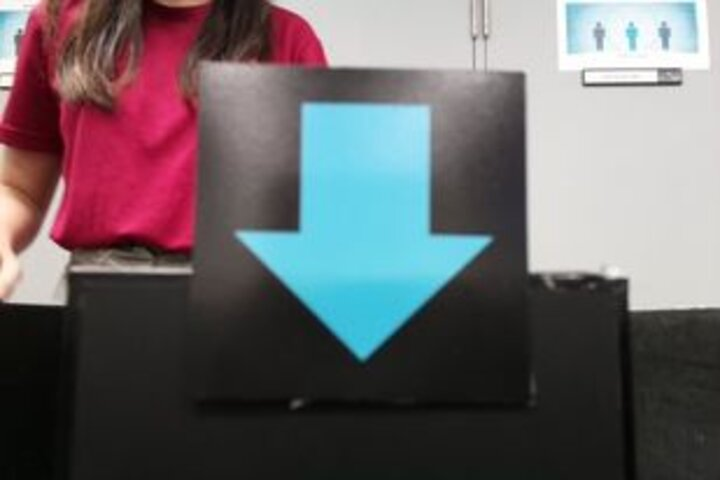
#> input picture image_recognition/image_procedure/clientImg/imgSample.jpg, 720 x 480 px, given in place of the camera
$ python Train.py
#> lines starting #> are read from the running program, lines starting #| are printed output that depends on the picture; after the words box and inside, x2 and y2 are one past the last pixel; in counts of white or black regions, pixels touching at a corner belong together
#> further down, frame is the input picture: shape (480, 720, 3); mean B, G, R 104.2, 100.4, 106.6
import cv2 as cv
import numpy as np
import sys

class Train:
    #empty construtor
    def __init__(self):
        #Constants
        self.DW = "Display Window"
        self.BLUE = 1
        self.GREEN = 2
        self.RED = 3
        self.WHITE = 4
        self.YELLOW = 5
        #empty variables
        self.bgr_img =None
        self.im_gray = None
        self.equalised_img=None
        #self.thresh_img =None
        self.segmented_img = None
        self.image_after_detection = None

        # masks for eachh colour: Blue, Green, Red, White, Yellow
        #masks for blue
        #self.lower_blue = np.array([60,50,38])
        #self.upper_blue = np.array([120,20,255])

        self.lower_blue = np.array([90,50,50])
        self.upper_blue = np.array([110,255,255])
        #masks for Green
        #cant detect the lower green values ,need make mask more accurate
        self.lower_green = np.array([40,40,40])
        self.upper_green = np.array([80,255,255])

        #masks for Red
        #red is separated into 2 channels
        self.lower_red_1 = np.array([0,40,80])
        self.upper_red_1 = np.array([5,255,255])
        self.lower_red_2 = np.array([170,140,80])
        self.upper_red_2 = np.array([180,255,255])

        #Mask for White
        self.lower_white = np.array([0,0,70])
        self.upper_white = np.array([255,255,255])
        #Mask for Yellow
        self.lower_yellow = np.array([20,50,100])
        self.upper_yellow = np.array([30,255,255])
        print("load finished")

    def input_image(self, bgr_image):
        self.bgr_img = bgr_image

    # https://docs.opencv.org/master/df/d9d/tutorial_py_colorspaces.html
    # convert to hsv format for easier segmentation
    #segmentation of colours
    #maybe apply gaussian blur before segmetnations
    def segment_image_by_colour(self,colour):
        #convert from bgr format to hsv format
#> called with colour = 1
        img_hsv = cv.cvtColor(self.bgr_img.copy(),cv.COLOR_BGR2HSV)
#> img_hsv: shape (480, 720, 3); mean H, S, V 56.5, 58.6, 119.8
        #make a mask of array[0,1,...]and apply colour mask by comparing bitwise to actual image
        if colour == self.BLUE:
            mask = cv.inRange(img_hsv,self.lower_blue,self.upper_blue)
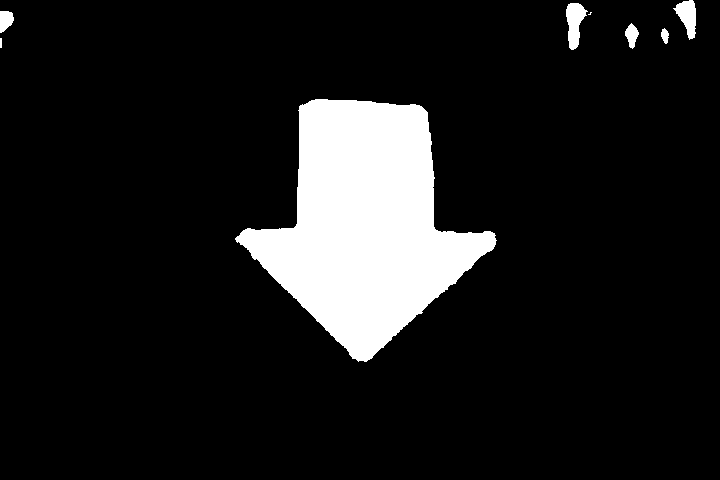
#> mask: shape (480, 720); 11% white; 8 white regions (1 under 20 px)
            self.colour = "BLUE"
        elif colour == self.GREEN:
            mask = cv.inRange(img_hsv,self.lower_green,self.upper_green)
            self.colour = "GREEN"
        elif colour == self.RED:
            mask1 = cv.inRange(img_hsv,self.lower_red_1,self.upper_red_1)
            mask2 = cv.inRange(img_hsv,self.lower_red_2,self.upper_red_2)
            mask = mask1+mask2
            self.colour = "RED"
        elif colour == self.WHITE:
            mask = cv.inRange(img_hsv,self.lower_white,self.upper_white)
            self.colour = "WHITE"
        elif colour == self.YELLOW:
            mask = cv.inRange(img_hsv,self.lower_yellow,self.upper_yellow)
            self.colour = "YELLOW"
        else:
            print("Colour not in list. Add a valid colour")

        # apply mask to filter out colour
        self.segmented_img = cv.bitwise_and(self.bgr_img.copy(),self.bgr_img.copy(),mask=mask)

        return self.segmented_img

    def detect_object(self):
        #convert blue segmented image to grayscale
        self.segmented_img = cv.cvtColor(self.segmented_img.copy(),cv.COLOR_HSV2BGR)
        self.im_gray = cv.cvtColor(self.segmented_img.copy(),cv.COLOR_BGR2GRAY)

        #histogram equalise the image to make the contours more easy for processing
        self.equalised_img = cv.equalizeHist(self.im_gray.copy())

        #apply a threshhold to eliminate noise. img will be converted go grayscale
        #(100,100,100) is gotten from tuning on the first blue down image
        #_,self.thresh_img = cv.threshold(self.equalised_img.copy(),100,100,100)
        #Find all the contours of the grayscale images
        contours,hierarchy = cv.findContours(self.equalised_img.copy(),cv.RETR_TREE,cv.CHAIN_APPROX_SIMPLE)
#> contours = 9 contours, 3 with area under 20; largest, box (x1, y1, x2, y2) and area: (235, 99, 497, 362) 35774, (566, 3, 588, 50) 560, (673, 0, 696, 40) 478, (0, 11, 14, 33) 202, (625, 23, 639, 49) 190, (661, 28, 669, 44) 70

        # Find the contour with the maximum area/ length
        max_contour_area=-1
        max_index=None
        count = 0
        for c in contours:
            if(cv.contourArea(c)> max_contour_area):
                max_index = count
                max_contour_area = cv.contourArea(c)
            count+=1
#> this loop made 9 passes
#> (max_index, max_contour_area) on pass 1: (0, 35773.5)
#> c on pass 3: [[0, 38], [0, 47], [1, 47], [1, 38]]
#> after the loop, count = 9; max_contour_area = 35773.5; max_index = 0
        if max_contour_area == -1:
            print("no Contours found!")
            return

        # draw contour with maximum area on the image
        self.bgr_img = cv.drawContours(self.bgr_img,contours[max_index],-1,(0,0,255),3)

        # draw a bounding box for the contours
        x,y,w,h = cv.boundingRect(contours[max_index])
#> x = 235; y = 99; w = 262; h = 263
        cv.rectangle(
            self.bgr_img,
            (x,y),
            (x+w,y+h),
            (0,255,0),
            2
        )
        cv.putText(
            self.bgr_img,
            self.colour,
            (x,y-10),
            cv.FONT_HERSHEY_SIMPLEX,
            0.9,
            (0,0,255),
            2
        )
        # draw all the contours on the image
        #self.image_after_detection = cv.drawContours(self.image_after_detection,contours,-1,(0,0,255),3)

        # return the maximum contour area image and the image after detection
        return self.bgr_img


cap = cv.VideoCapture(0)
colour_seg = Train()

while True:
    ret,frame = cap.read()
    colour_seg.input_image(frame)
    colour_seg.segment_image_by_colour(colour_seg.BLUE)
    colour_seg.detect_object()
    colour_seg.segment_image_by_colour(colour_seg.GREEN)
#> call 2 of segment_image_by_colour, with colour = 2
#> in segment_image_by_colour (call 2), `img_hsv = cv.cvtColor(self.bgr_img.copy(),cv.COLOR_BGR2HSV)`: img_hsv: shape (480, 720, 3); mean H, S, V 55.9, 61.9, 122.5
#> in segment_image_by_colour (call 2), `mask = cv.inRange(img_hsv,self.lower_green,self.upper_green)`:
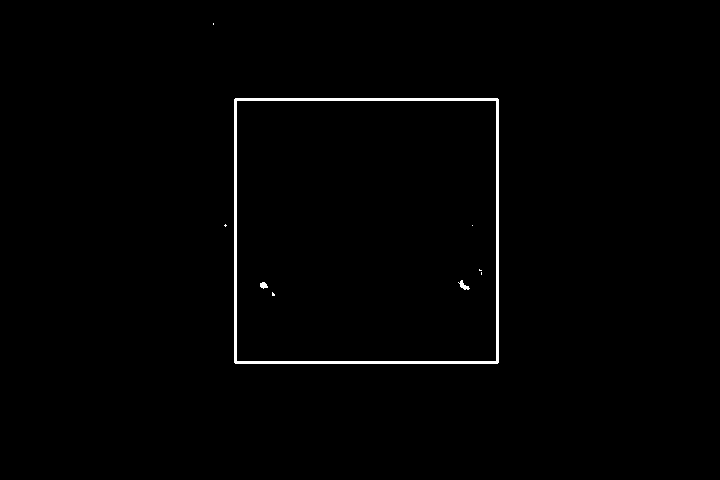
#> mask: shape (480, 720); 0.94% white; 9 white regions (6 under 20 px)
    colour_seg.detect_object()
#> in detect_object (call 2), `contours,hierarchy = cv.findContours(self.equalised_img.copy(),cv.RETR..`: contours = 8 contours, 6 with area under 20; largest, box (x1, y1, x2, y2) and area: (458, 280, 470, 290) 36, (260, 282, 268, 289) 28
#> the loop in detect_object (call 2), `for c in contours:` made 8 passes
#> max_contour_area on passes 2 to 3: 28.5, 36.5
#> c on passes 4 to 8: [[481, 272], [481, 274]], [[479, 269], [479, 270], [481, 270], [480, 270]], [[472, 225]], [[225, 224], [224, 225], [225, 226], [226, 225]], [[213, 23], [213, 24]]
#> in detect_object (call 2), `self.bgr_img = cv.drawContours(self.bgr_img,contours[max_index],-1,(0,..`: self.bgr_img: shape (480, 720, 3); mean B, G, R 102.8, 101.4, 107.3
#> in detect_object (call 2), `cv.rectangle( self.bgr_img, (x,y), (x+w,y+h), (0,255,0), 2 )`: self.bgr_img: shape (480, 720, 3); mean B, G, R 102.8, 101.5, 107.2
#> in detect_object (call 2), `cv.putText( self.bgr_img, self.colour, (x,y-10), cv.FONT_HERSHEY_SIMPL..`: self.bgr_img: shape (480, 720, 3); mean B, G, R 102.6, 101.2, 107.6
    colour_seg.segment_image_by_colour(colour_seg.RED)
#> in segment_image_by_colour (call 3), `img_hsv = cv.cvtColor(self.bgr_img.copy(),cv.COLOR_BGR2HSV)`: img_hsv: shape (480, 720, 3); mean H, S, V 55.8, 62.5, 122.9
#> in segment_image_by_colour (call 3), `mask1 = cv.inRange(img_hsv,self.lower_red_1,self.upper_red_1)`: mask1: shape (480, 720); 2.6% white; 105 white regions (55 under 20 px), largest, box (x1, y1, x2, y2) and area: (56, 0, 140, 106) 1807, (12, 176, 60, 253) 940, (181, 43, 204, 112) 652
#> in segment_image_by_colour (call 3), `mask2 = cv.inRange(img_hsv,self.lower_red_2,self.upper_red_2)`: mask2: shape (480, 720); 8.9% white; 10 white regions (7 under 20 px), largest, box (x1, y1, x2, y2) and area: (0, 0, 212, 251) 27955, (267, 8, 325, 67) 2361, (114, 39, 130, 78) 359
#> in segment_image_by_colour (call 3), `mask = mask1+mask2`: mask: shape (480, 720); 11.4% white; 99 white regions (54 under 20 px)
    colour_seg.detect_object()
#> in detect_object (call 3), `self.equalised_img = cv.equalizeHist(self.im_gray.copy())`:
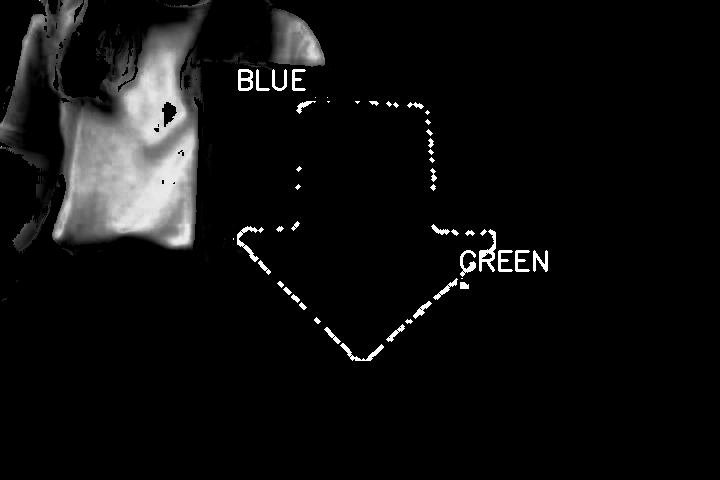
#> self.equalised_img: shape (480, 720); min 0, max 255, mean 14.8
#> in detect_object (call 3), `contours,hierarchy = cv.findContours(self.equalised_img.copy(),cv.RETR..`: contours = 189 contours, 134 with area under 20; largest, box (x1, y1, x2, y2) and area: (0, 0, 213, 251) 31620, (263, 0, 325, 67) 2314, (12, 176, 60, 253) 852, (223, 51, 287, 91) 321, (238, 69, 253, 91) 278
#> the loop in detect_object (call 3), `for c in contours:` made 189 passes
#> max_contour_area on passes 1, 50, 74, 137, 141: 157.5, 266.5, 852.5, 2314, 31620
#> c on passes 2, 3, 5, 6, 8, 9: [[349, 356], [350, 355], [351, 356], [350, 357]], [[350, 355], [351, 354], [352, 355], [351, 356]], [[332, 337], [333, 336], [334, 337], [333, 338]], [[333, 336], [334, 335], [335, 336], [334, 337]], [[388, 337], [389, 336], [390, 337], [389, 338]], [[397, 331], [398, 330], [399, 331], [398, 332]]
#> after the loop in detect_object (call 3), `for c in contours:`: count = 189; max_contour_area = 31620; max_index = 140
#> in detect_object (call 3), `x,y,w,h = cv.boundingRect(contours[max_index])`: x = 0; w = 213; h = 251
    colour_seg.segment_image_by_colour(colour_seg.YELLOW)
#> in segment_image_by_colour (call 4), `img_hsv = cv.cvtColor(self.bgr_img.copy(),cv.COLOR_BGR2HSV)`: img_hsv: shape (480, 720, 3); mean H, S, V 54.3, 65.5, 125.9
#> in segment_image_by_colour (call 4), `mask = cv.inRange(img_hsv,self.lower_yellow,self.upper_yellow)`: mask: shape (480, 720); every value is 0
#> in segment_image_by_colour (call 4), `self.segmented_img = cv.bitwise_and(self.bgr_img.copy(),self.bgr_img.c..`: self.segmented_img: shape (480, 720, 3); every value is 0
    colour_seg.detect_object()
    colour_seg.segment_image_by_colour(colour_seg.WHITE)
#> in segment_image_by_colour (call 5), `mask = cv.inRange(img_hsv,self.lower_white,self.upper_white)`:
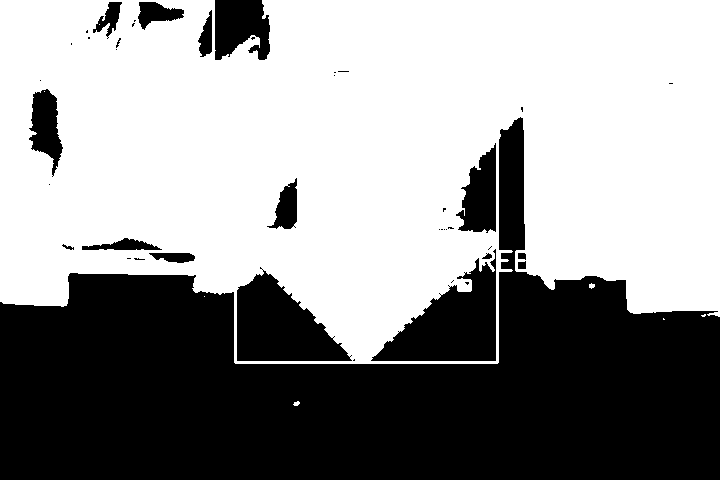
#> mask: shape (480, 720); 58.3% white; 43 black regions (27 under 20 px)
    frame_res = colour_seg.detect_object()
#> in detect_object (call 5), `self.segmented_img = cv.cvtColor(self.segmented_img.copy(),cv.COLOR_HS..`:
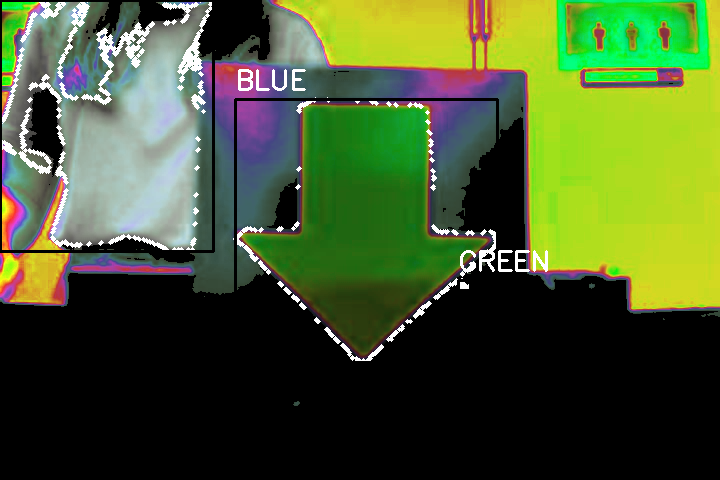
#> self.segmented_img: shape (480, 720, 3); mean B, G, R 45.5, 88.8, 70.7
#> in detect_object (call 5), `self.equalised_img = cv.equalizeHist(self.im_gray.copy())`:
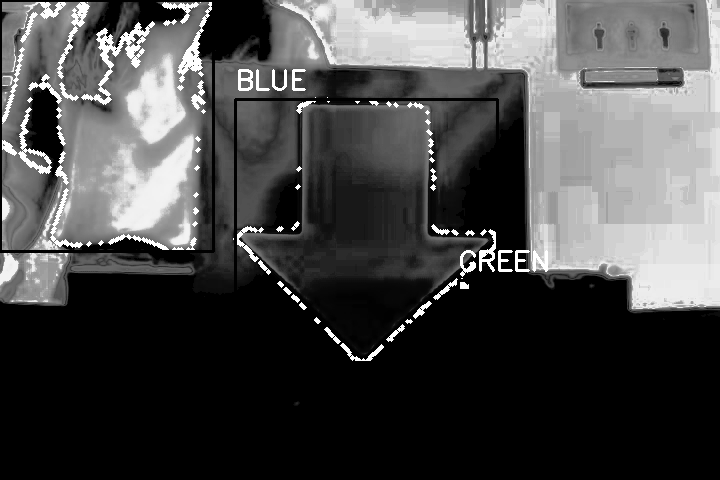
#> self.equalised_img: shape (480, 720); min 0, max 255, mean 73.3
#> in detect_object (call 5), `contours,hierarchy = cv.findContours(self.equalised_img.copy(),cv.RETR..`: contours = 122 contours, 108 with area under 20; largest, box (x1, y1, x2, y2) and area: (0, 0, 720, 317) 95483, (237, 101, 496, 361) 50718, (2, 2, 212, 250) 49371, (28, 88, 64, 177) 1782, (266, 177, 298, 230) 898
#> the loop in detect_object (call 5), `for c in contours:` made 122 passes
#> max_contour_area on passes 7, 9, 15, 112: 41, 104, 50718, 95483
#> c on passes 2, 5, 8, 10, 11, 12: [[663, 318], [663, 319], [664, 319]], [[204, 296]], [[461, 278], [462, 278]], [[141, 249], [143, 249]], [[136, 249]], [[107, 249], [113, 249]]
#> after the loop in detect_object (call 5), `for c in contours:`: count = 122; max_contour_area = 95483; max_index = 111
#> in detect_object (call 5), `x,y,w,h = cv.boundingRect(contours[max_index])`: w = 720; h = 317
#> in detect_object (call 5), `cv.rectangle( self.bgr_img, (x,y), (x+w,y+h), (0,255,0), 2 )`:
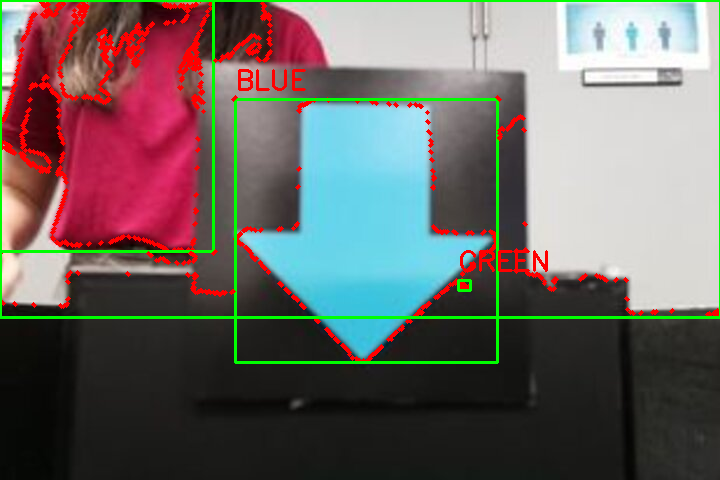
#> self.bgr_img: shape (480, 720, 3); mean B, G, R 99.2, 102.3, 108.9
    cv.imshow("video",frame_res)
    k = cv.waitKey(30)
#> (key Esc is pressed here)
    if k == 27:
        break
cap.release()
cv.destroyAllWindows()
